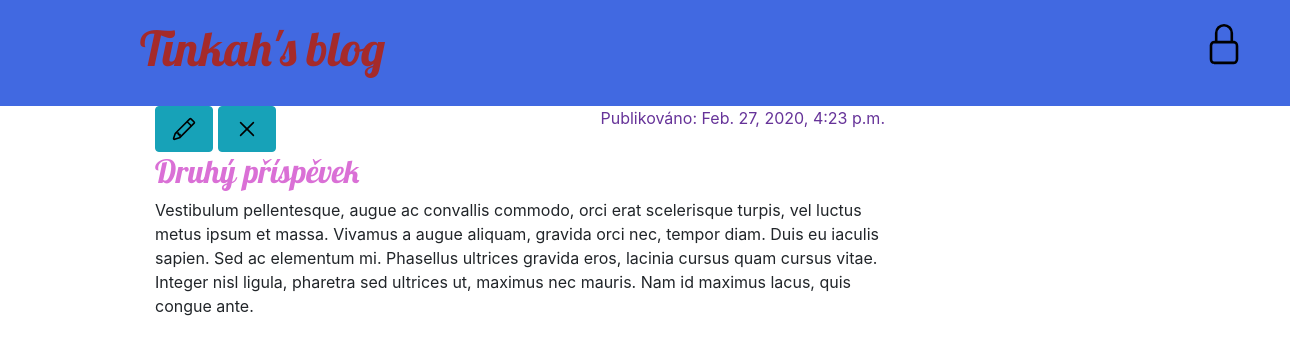
The app's page /post/2/ with its own data.
### blog/models.py (models this page shows, shortened)
class Post(models.Model):
    author = models.ForeignKey("auth.User", on_delete=models.CASCADE)
    title = models.CharField(max_length=200)
    text = models.TextField()
    created_date = models.DateTimeField(
        default=timezone.now)
    published_date = models.DateTimeField(
        blank=True, null=True)

### blog/views.py (the view)
# urls.py: path('post/<int:pk>/', views.post_detail, name='post_detail'),
def post_detail(request, pk):
    post = get_object_or_404(Post, pk=pk)
    return render(request, 'blog/post_detail.html', {'post': post})

### blog/templates/blog/post_detail.html
{% extends 'blog/base.html' %}
{% block content %}
    <div class="post">
        {% if post.published_date %}
            <div class="date">
                <p>Publikováno: {{ post.published_date }}</p>
            </div>
        {% else %}
            <a class="btn btn-info" href="{% url 'post_publish' pk=post.pk %}">Publikovat</a>
        {% endif %}
        <a href="{% url 'post_edit' pk=post.pk %}"><button type="button" class="btn btn-info"><img src="/static/img/pencil.svg" alt="" width="32" height="32" title="Změnit příspěvek"></button></a>
        <a class="btn btn-info" href="{% url 'post_remove' pk=post.pk %}"><img src="/static/img/x.svg" alt="" width="32" height="32" title="Odstranit příspěvek"></a>
        <h2>{{ post.title }}</h2>
        <p>{{ post.text|linebreaksbr }}</p>
    </div>
 {% endblock %}

### blog/static/blog/style.css (style rules this page uses)
h1, h2, h3, h4 { font-family: "Lobster", cursive; }
.date { color: rebeccapurple; float: right; }
.post { margin-bottom: 70px; }
.post h2 { color: orchid; }

### records on screen
Post: published_date "Feb. 27, 2020, 4:23 p.m.", title "Druhý příspěvek", text "Vestibulum pellentesque, augue ac convallis commodo, orci erat scelerisque turpis, vel luctus metus ipsum et massa. Vivamus a augue aliquam, gravida orci nec, tempor diam. Duis eu iaculis sapien. Sed ac elementum mi. Phasellus ultrices gravida eros, lacinia cursus quam cursus vitae. Integer nisl ligula, pharetra sed ultrices ut, maximus nec mauris. Nam id maximus lacus, quis congue ante."
